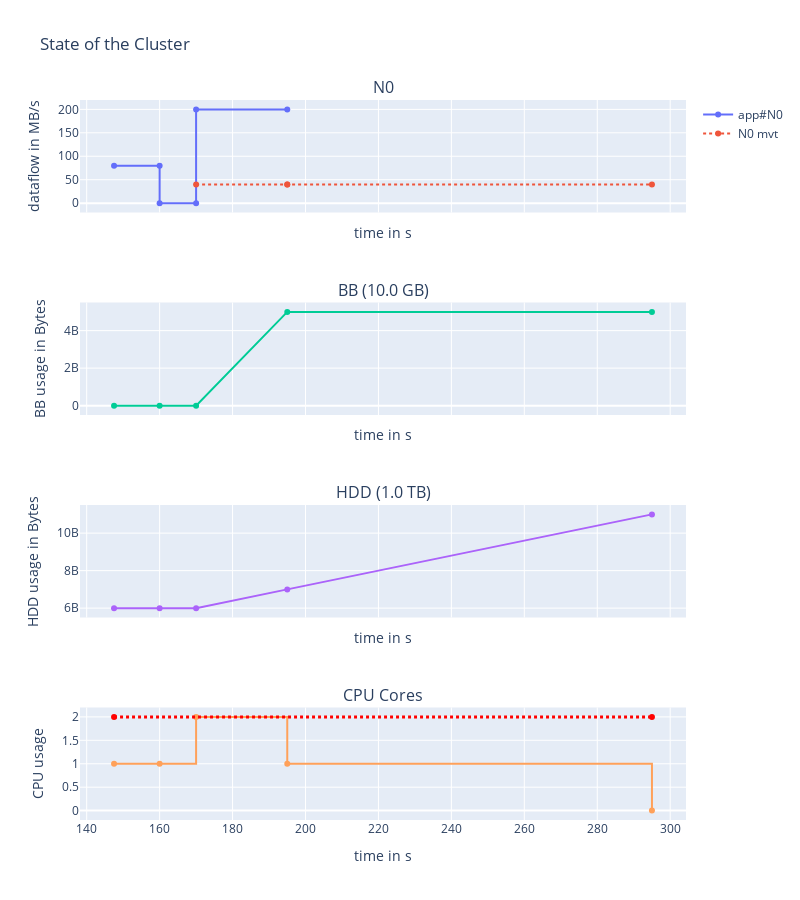

Here is the notebook cell this chart was saved with:
### Code cell
# logger
# sim env an data
data = simpy.Store(env)
logger.remove()
# Simple app: read 1GB -> compute 10s -> write 5GB
compute = [0,  10]
read = [1e9, 0]
write = [0, 5e9]
placement = [0, 0]
use_bb = [False, True]
app = Application(env, compute=compute, read=read, write=write, data=data)
env.process(app.run(cluster, placement=placement, use_bb=use_bb))
env.run()
fig = display_run(data, cluster, width=800, height=900)
fig.show()
print(f"application duration = {app.get_fitness()}")

### Figure 1 — Plotly figure (JSON) as saved in the notebook; plotly's stock layout.template omitted (floating-point values rounded to 4 significant figures)
{"data": [{"line": {"shape": "linear"}, "name": "app#N0", "text": ["READ|to/from:HDD|volume=1.0 GB", "READ|to/from:HDD|volume=1.0 GB", "COMPUTE|volume=0B", "COMPUTE|volume=0B", "WRITE|to/from:BB|volume=5.0 GB", "WRITE|to/from:BB|volume=5.0 GB"], "textposition": "top center", "type": "scatter", "x": [147.5, 160, 160, 170, 170, 195], "xaxis": "x", "y": [80, 80, 0, 0, 200, 200], "yaxis": "y"}, {"line": {"dash": "dot", "shape": "linear"}, "name": "N0 mvt", "text": ["MOVEMENT|in:HDD|from:BB|volume=1.0 GB", "MOVEMENT|in:HDD|volume=1.0 GB", "MOVEMENT|in:HDD|from:BB|volume=4.0 GB", "MOVEMENT|in:HDD|volume=4.0 GB"], "textposition": "top center", "type": "scatter", "x": [170, 195, 195, 295], "xaxis": "x", "y": [40, 40, 40, 40], "yaxis": "y"}, {"line": {"shape": "linear"}, "name": "BB", "showlegend": false, "text": ["N0|Read|HDD | +volume=1.0 GB", "N0|Compute | +volume=0B", "N0|Write|BB | +volume=5.0 GB", "N0|Movement|HDD | +volume=1.0 GB", "N0|Movement|HDD | +volume=4.0 GB"], "textposition": "top center", "type": "scatter", "x": [147.5, 160, 170, 195, 295], "xaxis": "x2", "y": [0, 0, 0, 5000000000, 5000000000], "yaxis": "y2"}, {"line": {"shape": "linear"}, "name": "HDD", "showlegend": false, "text": ["N0|Read|HDD | +volume=1.0 GB", "N0|Compute | +volume=0B", "N0|Write|BB | +volume=5.0 GB", "N0|Movement|HDD | +volume=1.0 GB", "N0|Movement|HDD | +volume=4.0 GB"], "textposition": "top center", "type": "scatter", "x": [147.5, 160, 170, 195, 295], "xaxis": "x3", "y": [6000000000, 6000000000, 6000000000, 7000000000, 11000000000], "yaxis": "y3"}, {"line": {"shape": "hv"}, "showlegend": false, "type": "scatter", "x": [147.5, 160, 170, 195, 295], "xaxis": "x4", "y": [1, 1, 2, 1, 0], "yaxis": "y4"}, {"line": {"color": "red", "dash": "dot", "shape": "hv", "width": 3}, "showlegend": false, "text": ["Maximum available cores in cluster=2", "Maximum available cores in cluster=2"], "type": "scatter", "x": [147.5, 295], "xaxis": "x4", "y": [2, 2], "yaxis": "y4"}], "layout": {"annotations": [{"font": {"size": 16}, "showarrow": false, "text": "N0", "x": 0.5, "xanchor": "center", "xref": "paper", "y": 1, "yanchor": "bottom", "yref": "paper"}, {"font": {"size": 16}, "showarrow": false, "text": "BB (10.0 GB)", "x": 0.5, "xanchor": "center", "xref": "paper", "y": 0.7188, "yanchor": "bottom", "yref": "paper"}, {"font": {"size": 16}, "showarrow": false, "text": "HDD (1.0 TB)", "x": 0.5, "xanchor": "center", "xref": "paper", "y": 0.4375, "yanchor": "bottom", "yref": "paper"}, {"font": {"size": 16}, "showarrow": false, "text": "CPU Cores", "x": 0.5, "xanchor": "center", "xref": "paper", "y": 0.1562, "yanchor": "bottom", "yref": "paper"}], "height": 900, "title": {"text": "State of the Cluster"}, "width": 800, "xaxis": {"anchor": "y", "domain": [0, 1], "matches": "x4", "showticklabels": false, "title": {"text": "time in s"}}, "xaxis2": {"anchor": "y2", "domain": [0, 1], "matches": "x4", "showticklabels": false, "title": {"text": "time in s"}}, "xaxis3": {"anchor": "y3", "domain": [0, 1], "matches": "x4", "showticklabels": false, "title": {"text": "time in s"}}, "xaxis4": {"anchor": "y4", "domain": [0, 1], "title": {"text": "time in s"}}, "yaxis": {"anchor": "x", "domain": [0.8438, 1], "title": {"text": "dataflow in MB/s"}}, "yaxis2": {"anchor": "x2", "domain": [0.5625, 0.7188], "title": {"text": "BB usage in Bytes"}}, "yaxis3": {"anchor": "x3", "domain": [0.2812, 0.4375], "title": {"text": "HDD usage in Bytes"}}, "yaxis4": {"anchor": "x4", "domain": [0, 0.1562], "title": {"text": "CPU usage"}}}}
